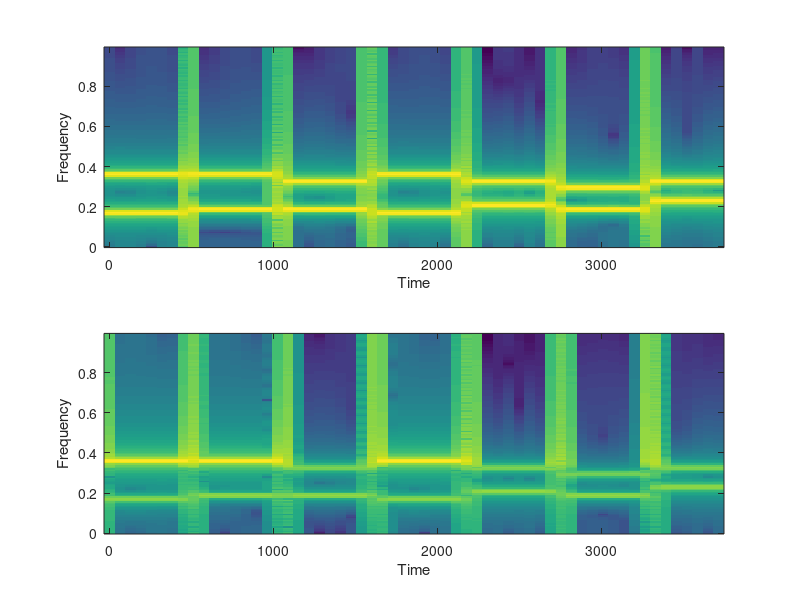
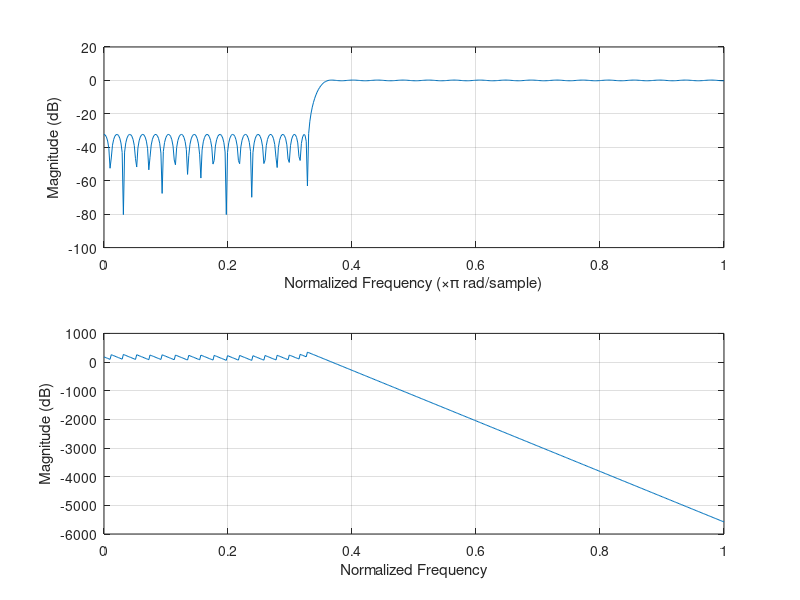

Write the MATLAB code that produced these figures, in order.


load("number.mat");




N=98;
% n=-N/2:N/2;
% fp=0.33/1;
% fs=0.36/1;
% fc=(fs+fp)/2;
% h=-2*fc*sinc(n*2*fc);
% [H,W]=freqz(h);
% figure,plot(W/(2*pi),20*log10(abs(H)));
% grid on;
% xlabel('Normalized Frequency')
% ylabel('Magnitude (dB)')


f=firpm(98, [0,0.33,0.36,1], [0, 0,1, 1]);
[H,W]=freqz(f);



y = filter(f,1,secret);

sound(secret);
pause(5);
sound(y);

subplot(211);
specgram(secret);

subplot(212);
specgram(y);

figure,freqz(f);
grid on;
xlabel('Normalized Frequency');
ylabel('Magnitude (dB)');

